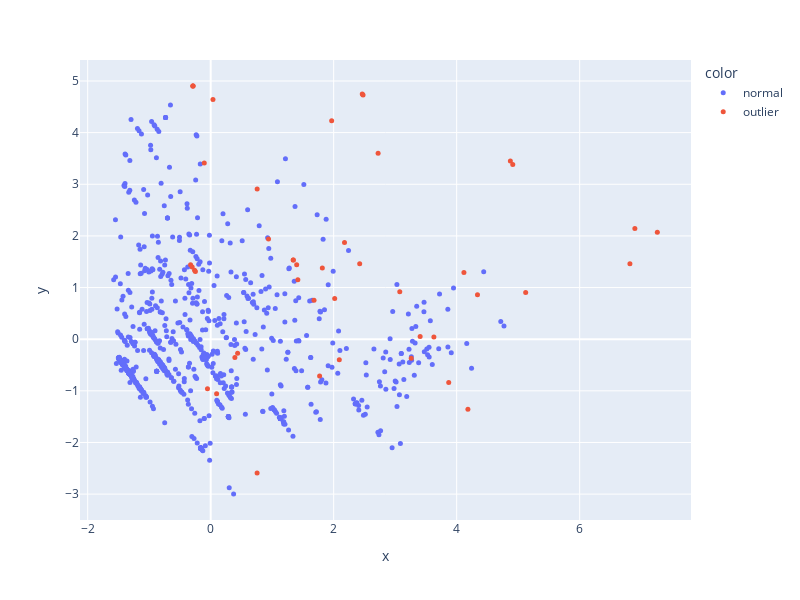

Here is the notebook cell this chart was saved with:
### Code cell
px.scatter(
    x=X2d[:,0], y=X2d[:,1],
    color=anomaly1,
    color_discrete_sequence=px.colors.qualitative.Plotly,
    width=800, height=600
).update_traces(
    marker_size=5
)

### Figure 1 — Plotly figure (JSON) as saved in the notebook; plotly's stock layout.template omitted (floating-point values rounded to 4 significant figures; data arrays with more than 128 entries replaced by an {"elided": "..."} marker saying what was removed)
{"data": [{"hovertemplate": "color=normal<br>x=%{x}<br>y=%{y}<extra></extra>", "legendgroup": "normal", "marker": {"color": "#636EFA", "size": 5, "symbol": "circle"}, "mode": "markers", "name": "normal", "orientation": "v", "showlegend": true, "type": "scatter", "x": {"elided": "846 float values"}, "xaxis": "x", "y": {"elided": "846 float values"}, "yaxis": "y"}, {"hovertemplate": "color=outlier<br>x=%{x}<br>y=%{y}<extra></extra>", "legendgroup": "outlier", "marker": {"color": "#EF553B", "size": 5, "symbol": "circle"}, "mode": "markers", "name": "outlier", "orientation": "v", "showlegend": true, "type": "scatter", "x": [-0.3269, 1.967, 2.176, 3.871, 2.465, 4.338, -0.3009, -0.2885, 0.09644, 1.771, 7.263, -0.2619, 5.122, -0.05224, 0.756, 4.873, 0.3933, 2.478, 4.118, 1.417, 2.091, 2.722, 1.398, 1.343, 3.075, 3.261, 2.423, 0.755, -0.1043, 1.343, 0.438, 3.629, 0.03694, 6.897, 2.016, 3.406, 6.817, 4.912, -0.2489, -0.2885, 1.68, 4.183, 1.816, -0.2885, 0.9401], "xaxis": "x", "y": [1.441, 4.228, 1.873, -0.8364, 4.748, 0.8601, 1.398, 4.9, -1.054, -0.7135, 2.069, 1.333, 0.9033, -0.9591, 2.909, 3.449, -0.3521, 4.727, 1.289, 1.152, -0.3987, 3.599, 1.443, 1.535, 0.9191, -0.3714, 1.461, -2.593, 3.41, 1.535, -0.2737, 0.04419, 4.643, 2.144, 0.789, 0.05183, 1.462, 3.384, 1.311, 4.9, 0.752, -1.357, 1.378, 4.9, 1.94], "yaxis": "y"}], "layout": {"height": 600, "legend": {"title": {"text": "color"}, "tracegroupgap": 0}, "margin": {"t": 60}, "width": 800, "xaxis": {"anchor": "y", "autorange": true, "domain": [0, 1], "range": [-2.125, 7.81], "title": {"text": "x"}, "type": "linear"}, "yaxis": {"anchor": "x", "autorange": true, "domain": [0, 1], "range": [-3.501, 5.406], "title": {"text": "y"}, "type": "linear"}}}
